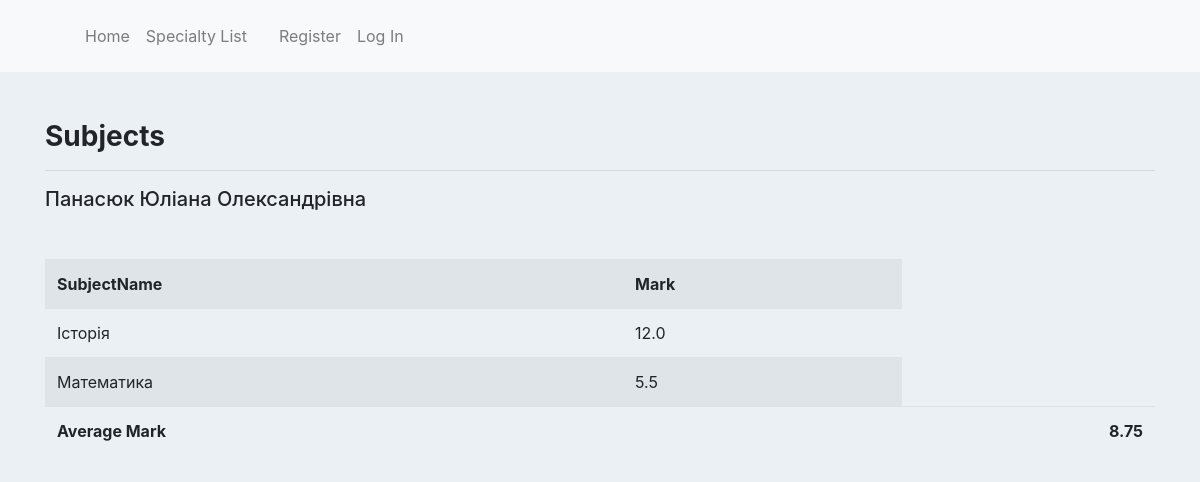
/viewStudent/14, run on the app's committed database.
### students/models.py (models this page shows, shortened)
class Student(models.Model):
    specialty = models.ForeignKey(Specialty, on_delete=models.CASCADE)
    lastName = models.CharField(max_length=50, null=False, blank=False)
    firstName = models.CharField(max_length=50, null=False, blank=False)
    middleName = models.CharField(max_length=50, null=False, blank=False)
    averageMark = models.DecimalField(max_digits=3, decimal_places=1, default=0)
    status = models.BooleanField(default=False)
    birthDate = models.DateField(null=False, blank=False)
    created_at = models.DateTimeField(
      auto_now_add=True
    )
    class Meta:
    	ordering = ('specialty',)

class Subject(models.Model):
    student = models.ForeignKey(Student, on_delete=models.CASCADE)
    subjectName = models.CharField(max_length=100, null=False, blank=False)
    mark = models.DecimalField(max_digits=3, decimal_places=1, null=False, blank=False)
    created_at = models.DateTimeField(
      auto_now_add=True
    )

### students/views.py (the view)
# urls.py: path('viewStudent/<int:pk>', viewStudent, name='viewStudent'),
def viewStudent(request, pk):
	student = Student.objects.get(id=pk)
	subjects = Subject.objects.filter(student = student.id)
	average = 0
	for i in subjects:
		average += i.mark
	if len(subjects) != 0:
		average = round((average/len(subjects)), 2)
	else:
		average = 0
	context = {
		'student': student,
		'subjects': subjects,
		'average': average,
	}
	return render(request, 'students/viewStudent.html', context)

### students/templates/students/viewStudent.html (shortened to what this page needs)
{% extends 'base.html' %}
{% block content %}
<header class="mb-5">
  <h3 style="font-weight: bold" class="page-heading">Subjects</h3>
  <hr>
  <h5>{{student.lastName}} {{student.firstName}} {{student.middleName}}</h5>
</header>
<div class='profiles'>
  {% if subjects %}
  <table class="table table-striped">
    <tr>
        <th>SubjectName</th>
        <th>Mark</th>
    </tr>
        {% for subject in subjects %}
            <tr>
                <td>{{subject.subjectName}}</td>
                <td>{{subject.mark}}</td>
            </tr>
        {% endfor %}
        <tr>
          <td><b>Average Mark</b></td>
          <td colspan="1"></td>
          <td><b style="float: right;">{{ average }}</b></td>
      </tr>
</table>
  {% else %}
  <p class='lead text-muted'>There are no subjects..</p>
  {% endif %}
</div>
{% endblock %}

### data on the page
Student: lastName "Панасюк", firstName "Юліана", middleName "Олександрівна"
Subject: subjectName "Історія", mark "12.0"
Subject: subjectName "Математика", mark "5.5"

### other printed values
{{ average }} "8.75"
